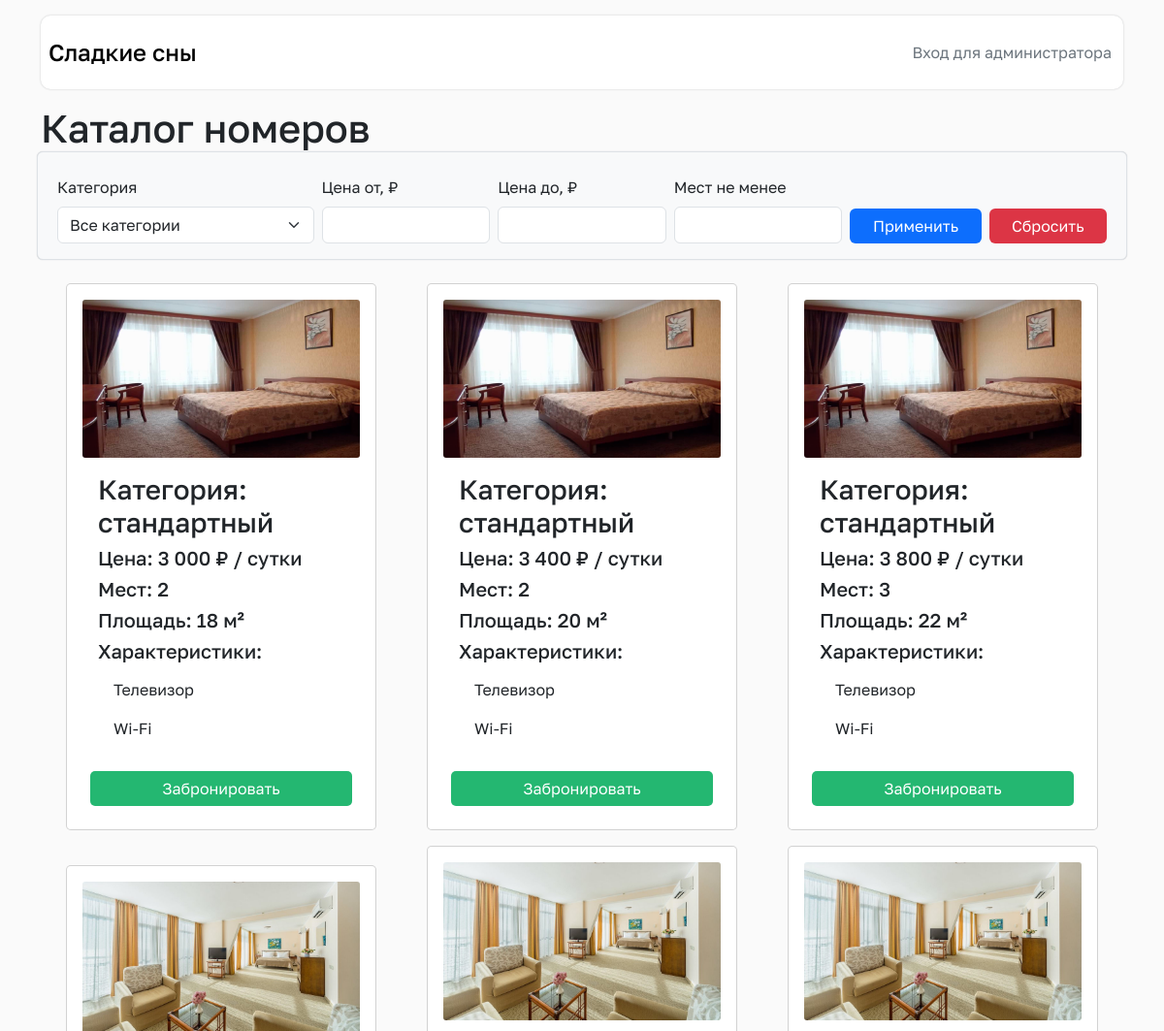
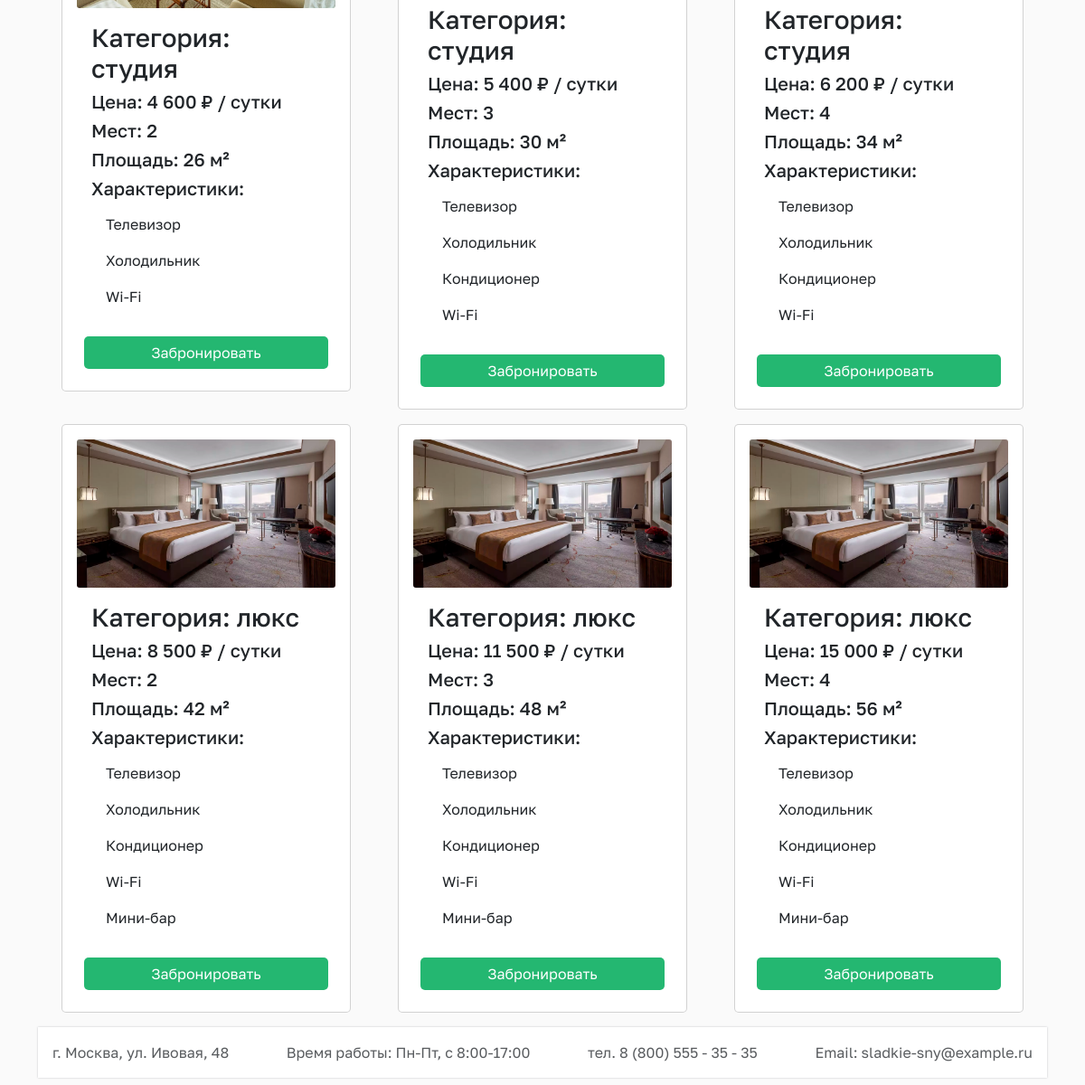
The page / on the database its author committed (2 pictures, top to bottom).
### tables this page shows
CREATE TABLE `rooms` (
  `id`          INT UNSIGNED NOT NULL AUTO_INCREMENT,
  `category`    ENUM('стандартный','студия','люкс') NOT NULL DEFAULT 'стандартный',
  `price`       DECIMAL(10,2) NOT NULL,
  `seats`       TINYINT UNSIGNED NOT NULL DEFAULT 1,
  `area`        DECIMAL(6,2) DEFAULT NULL,
  `has_ac`      TINYINT(1) NOT NULL DEFAULT 0,      
  `has_tv`      TINYINT(1) NOT NULL DEFAULT 0,      
  `has_fridge`  TINYINT(1) NOT NULL DEFAULT 0,      
  `has_wifi`    TINYINT(1) NOT NULL DEFAULT 0,      
  `has_minibar` TINYINT(1) NOT NULL DEFAULT 0,      
  `description` TEXT,
  `image`       VARCHAR(255) DEFAULT NULL,
  PRIMARY KEY (`id`),
  KEY `idx_category` (`category`),
  KEY `idx_price` (`price`)
);

### config.php (called while the page is built, shortened)
<?php
function e($value)
{
    return htmlspecialchars((string)$value, ENT_QUOTES, 'UTF-8');
}
function is_admin()
{
    return isset($_SESSION['admin']) && $_SESSION['admin'] === true;
}

### index.php (the view, shortened to what this page needs)
<?php
require_once __DIR__ . '/config.php';
$pdo = db();
$price_min = isset($_GET['price_min']) ? trim($_GET['price_min']) : '';
$price_max = isset($_GET['price_max']) ? trim($_GET['price_max']) : '';
$seats = isset($_GET['seats']) ? trim($_GET['seats']) : '';
if ($price_min === '' || !ctype_digit($price_min)) { $price_min = ''; }
if ($price_max === '' || !ctype_digit($price_max)) { $price_max = ''; }
if ($seats === '' || !ctype_digit($seats) || (int)$seats < 1) { $seats = ''; }
$sql = "SELECT * FROM rooms WHERE 1=1";
$params = [];
$sql .= " ORDER BY category, price";
$stmt = $pdo->prepare($sql);
$stmt->execute($params);
$rooms = $stmt->fetchAll();
function room_features(array $room)
{
    $f = [];
    if ($room['has_tv'])      $f[] = 'Телевизор';
    if ($room['has_fridge'])  $f[] = 'Холодильник';
    if ($room['has_ac'])      $f[] = 'Кондиционер';
    if ($room['has_wifi'])    $f[] = 'Wi-Fi';
    if ($room['has_minibar']) $f[] = 'Мини-бар';
    return $f;
}
?>
<!doctype html>
<html lang="ru">
<head>
    <link rel="stylesheet" href="css/bootstrap.min.css">
    <link rel="stylesheet" href="css/index.css">
</head>
<body class="container">
<header class="d-flex flex-wrap justify-content-center py-3">
    <a href="index.php" class="d-flex align-items-center mb-3 mb-md-0 me-md-auto link-body-emphasis text-decoration-none">
        <span class="fs-4 mx-2 fw-medium">Сладкие сны</span>
    </a>
    <?php if (is_admin()): ?>
        <a href="admin.php" class="btn btn-outline-secondary my-1">Панель администратора</a>
    <?php else: ?>
        <a href="login.php" class="btn btn-outline-secondary my-1">Вход для администратора</a>
    <?php endif; ?>
</header>
<main>
    <div class="d-flex justify-content-between flex-wrap">
        <h1>Каталог номеров</h1>
    </div>
    <form method="get" action="index.php" class="row g-2 align-items-end mb-3 p-3 border rounded bg-light">
        <div class="col-md-3">
            <label for="category" class="form-label">Категория</label>
            <select name="category" id="category" class="form-select">
                <option value="">Все категории</option>
            </select>
        </div>
        <div class="col-md-2">
            <label for="price_min" class="form-label">Цена от, ₽</label>
            <input type="number" min="0" name="price_min" id="price_min" class="form-control" value="<?php echo e($price_min); ?>">
        </div>
        <div class="col-md-2">
            <label for="price_max" class="form-label">Цена до, ₽</label>
            <input type="number" min="0" name="price_max" id="price_max" class="form-control" value="<?php echo e($price_max); ?>">
        </div>
        <div class="col-md-2">
            <label for="seats" class="form-label">Мест не менее</label>
            <input type="number" min="1" name="seats" id="seats" class="form-control" value="<?php echo e($seats); ?>">
        </div>
        <div class="col-md-3 d-flex gap-2">
            <button type="submit" class="btn btn-primary flex-grow-1">Применить</button>
            <a href="index.php" class="btn btn-danger flex-grow-1">Сбросить</a>
        </div>
    </form>
    <div class="d-flex justify-content-around flex-wrap align-items-center">
        <?php foreach ($rooms as $r): ?>
            <div class="card m-2" style="width: 20rem;">
                <?php $img = file_exists(__DIR__ . '/img/' . $r['image']) ? 'img/' . $r['image'] : 'img/standart.png'; ?>
                <img src="<?php echo e($img); ?>" class="card-img-top" alt="<?php echo e($r['category']); ?>">
                <div class="card-body">
                    <h3>Категория: <?php echo e(ucfirst($r['category'])); ?></h3>
                    <h5>Цена: <?php echo e(number_format((float)$r['price'], 0, '.', ' ')); ?> ₽ / сутки</h5>
                    <h5>Мест: <?php echo e($r['seats']); ?></h5>
                    <h5>Площадь: <?php echo e(number_format((float)$r['area'], 0, '.', ' ')); ?> м²</h5>
                    <h5>Характеристики:</h5>
                    <ul class="list-group">
                        <?php $feat = room_features($r); if (empty($feat)): ?>
                            <li class="list-group-item">—</li>
                        <?php else: foreach ($feat as $f): ?>
                            <li class="list-group-item"><?php echo e($f); ?></li>
                        <?php endforeach; endif; ?>
                    </ul>
                </div>
                <div class="d-grid gap-2 p-2">
                    <a href="order.php?room=<?php echo (int)$r['id']; ?>" class="btn btn-success">Забронировать</a>
                </div>
            </div>
        <?php endforeach; ?>
    </div>
</main>
<footer class="py-2 my-2">
    <ul class="nav justify-content-between align-items-center">
        <li class="nav-item"><span class="nav-link text-body-secondary">г. Москва, ул. Ивовая, 48</span></li>
        <li class="nav-item"><span class="nav-link text-body-secondary">Время работы: Пн-Пт, с 8:00-17:00</span></li>
        <li class="nav-item"><a href="tel:88005553535" class="nav-link text-body-secondary">тел. 8 (800) 555 - 35 - 35</a></li>
        <li class="nav-item"><a href="mailto:sladkie-sny@example.ru" class="nav-link text-body-secondary">Email: sladkie-sny@example.ru</a></li>
    </ul>
</footer>
</body>
</html>

### css/index.css (style rules this page uses)
body { background: #FAFAFA; color: #212529; font-size: 16px; font-family: "Golos", sans-serif; }
header { margin: 1rem 0; border-radius: 10px; box-shadow: 0 0 2px 0 rgba(33, 37, 41, 0.25); background: rgb(255, 255, 255); }
footer { box-shadow: 0 0 2px 0 rgba(33, 37, 41, 0.25); background: rgb(255, 255, 255); }
.nav-link { color: #212529; }
.list-group-item:first-child, .list-group-item:last-child { border-bottom-left-radius: 0; border-bottom-right-radius: 0; }
.btn { border: none; }
form { padding: 1rem; border-radius: 5px; box-shadow: 0 0 1px 0 rgba(33, 37, 41, 0.25); background: rgb(255, 255, 255); margin: 1rem 0; transition: all .3s ease-in-out; }

### rows shown on the page
rooms: image (picture), category "стандартный", price "3 000", seats "2", area "18", f "Телевизор", f "Wi-Fi"
rooms: image (picture), category "стандартный", price "3 400", seats "2", area "20", f "Телевизор", f "Wi-Fi"
rooms: image (picture), category "стандартный", price "3 800", seats "3", area "22", f "Телевизор", f "Wi-Fi"
rooms: image (picture), category "студия", price "4 600", seats "2", area "26", f "Телевизор", f "Холодильник", f "Wi-Fi"
rooms: image (picture), category "студия", price "5 400", seats "3", area "30", f "Телевизор", f "Холодильник", f "Кондиционер", f "Wi-Fi"
rooms: image (picture), category "студия", price "6 200", seats "4", area "34", f "Телевизор", f "Холодильник", f "Кондиционер", f "Wi-Fi"
rooms: image (picture), category "люкс", price "8 500", seats "2", area "42", f "Телевизор", f "Холодильник", f "Кондиционер", f "Wi-Fi", f "Мини-бар"
rooms: image (picture), category "люкс", price "11 500", seats "3", area "48", f "Телевизор", f "Холодильник", f "Кондиционер", f "Wi-Fi", f "Мини-бар"
rooms: image (picture), category "люкс", price "15 000", seats "4", area "56", f "Телевизор", f "Холодильник", f "Кондиционер", f "Wi-Fi", f "Мини-бар"
